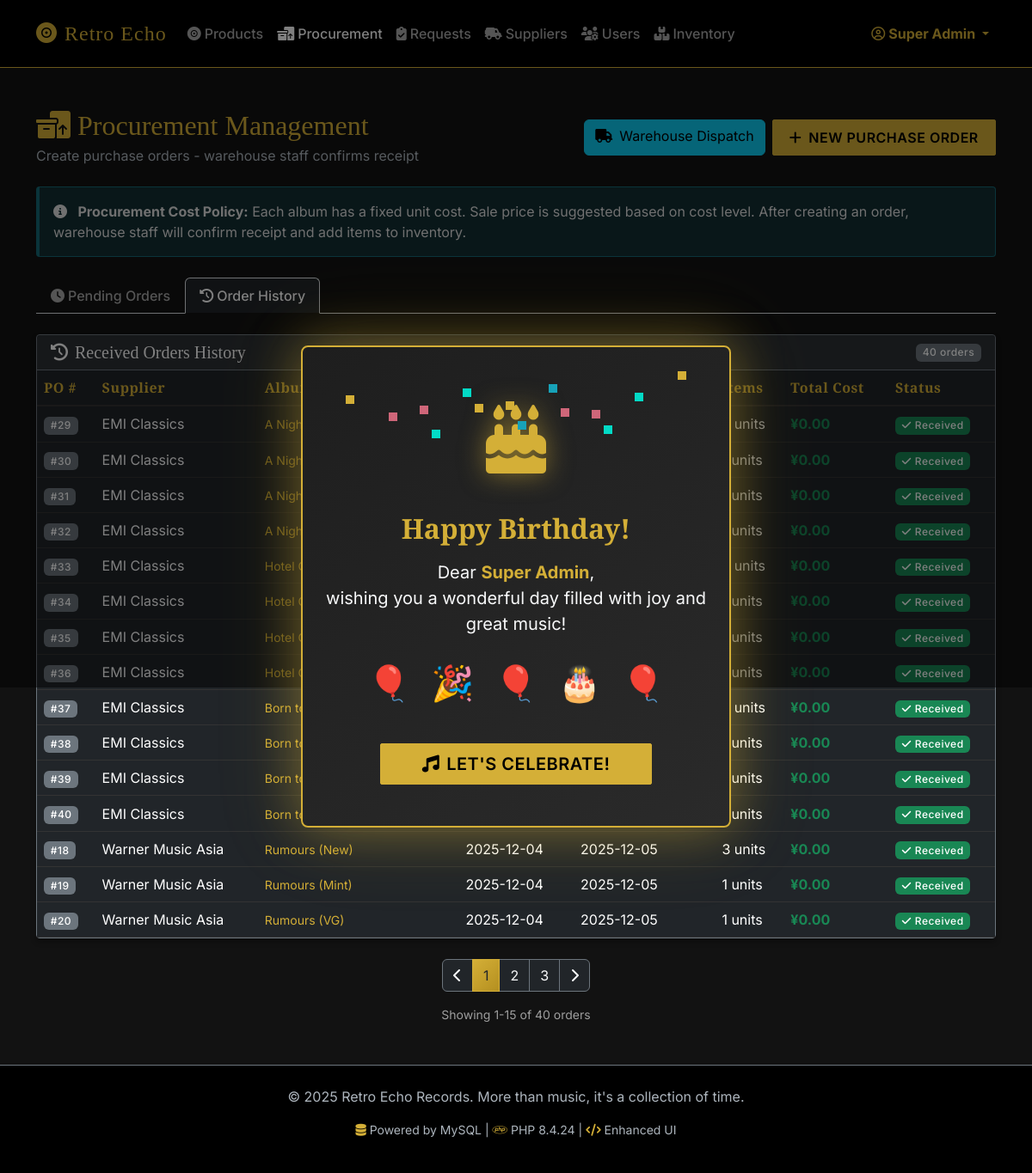
Screenshot of /admin/procurement.php?tab=history (signed in) with the database file from the repository.
### tables this page shows
CREATE TABLE SupplierOrder (
    SupplierOrderID INT AUTO_INCREMENT PRIMARY KEY,
    SupplierID INT NOT NULL,
    CreatedByEmployeeID INT NOT NULL,
    DestinationShopID INT,  
    OrderDate DATETIME DEFAULT CURRENT_TIMESTAMP,
    Status ENUM('Pending', 'Received', 'Cancelled') DEFAULT 'Pending',
    ReceivedDate DATETIME,  
    TotalCost DECIMAL(10,2),  
    FOREIGN KEY (SupplierID) REFERENCES Supplier(SupplierID),
    FOREIGN KEY (CreatedByEmployeeID) REFERENCES Employee(EmployeeID),
    FOREIGN KEY (DestinationShopID) REFERENCES Shop(ShopID)
);

### includes/db_procedures.php (called while the page is built, shortened)
<?php
class DBProcedures {
    public static function getReleaseList($pdo) {
        try {
            return $pdo->query("SELECT * FROM vw_release_simple_list")->fetchAll();
        } catch (PDOException $e) {
            error_log("getReleaseList Error: " . $e->getMessage());
            return [];
        }
    }
    public static function getSupplierList($pdo) {
        try {
            return $pdo->query("SELECT * FROM vw_supplier_list")->fetchAll();
        } catch (PDOException $e) {
            error_log("getSupplierList Error: " . $e->getMessage());
            return [];
        }
    }
    public static function getPendingSupplierOrders($pdo) {
        try {
            return $pdo->query("SELECT * FROM vw_admin_supplier_orders WHERE Status = 'Pending' ORDER BY OrderDate DESC")->fetchAll();
        } catch (PDOException $e) {
            error_log("getPendingSupplierOrders Error: " . $e->getMessage());
            return [];
        }
    }
    public static function getReceivedSupplierOrdersPaginated($pdo, $limit, $offset) {
        try {
            $stmt = $pdo->prepare("SELECT * FROM vw_admin_supplier_orders WHERE Status = 'Received' ORDER BY ReceivedDate DESC LIMIT ? OFFSET ?");
            $stmt->execute([$limit, $offset]);
            return $stmt->fetchAll();
        } catch (PDOException $e) {
            error_log("getReceivedSupplierOrdersPaginated Error: " . $e->getMessage());
            return [];
        }
    }
    public static function getReceivedSupplierOrdersCount($pdo) {
        try {
            $stmt = $pdo->query("SELECT COUNT(*) as total FROM vw_admin_supplier_orders WHERE Status = 'Received'");
            $result = $stmt->fetch();
            return (int)$result['total'];
        } catch (PDOException $e) {
            error_log("getReceivedSupplierOrdersCount Error: " . $e->getMessage());
            return 0;
        }
    }
    public static function getShopIdByType($pdo, $shopType) {
        try {
            $stmt = $pdo->prepare("CALL sp_get_shop_id_by_type(?, @shop_id)");
            $stmt->execute([$shopType]);
            $result = $pdo->query("SELECT @shop_id AS shop_id")->fetch();
            return $result['shop_id'];
        } catch (PDOException $e) {
            error_log("getShopIdByType Error: " . $e->getMessage());
            return null;
        }
    }
}
?>

### includes/functions.php (called while the page is built, shortened)
<?php
require_once __DIR__ . '/db_procedures.php';
function h($string) {
    return htmlspecialchars($string ?? '', ENT_QUOTES, 'UTF-8');
}
function formatPrice($amount) {
    return '¥' . number_format((float)$amount, 2);
}
function getShopIdByType($pdo, $type) {
    try {
        $id = DBProcedures::getShopIdByType($pdo, $type);
        if ($id) {
            return $id;
        }
        return false;
    } catch (Exception $e) {
        error_log("DB Error in getShopIdByType: " . $e->getMessage());
        return false;
    }
}
function prepareProcurementPageData($pdo, $historyPage = 1, $historyPerPage = 15) {
    $warehouseId = getShopIdByType($pdo, 'Warehouse');
    $historyTotal = DBProcedures::getReceivedSupplierOrdersCount($pdo);
    $historyOffset = ($historyPage - 1) * $historyPerPage;
    return [
        'warehouse_id'    => $warehouseId,
        'suppliers'       => DBProcedures::getSupplierList($pdo),
        'releases'        => DBProcedures::getReleaseList($pdo),
        'pending_orders'  => DBProcedures::getPendingSupplierOrders($pdo),
        'received_orders' => DBProcedures::getReceivedSupplierOrdersPaginated($pdo, $historyPerPage, $historyOffset),
        'history_pagination' => getPaginationData($historyPage, $historyTotal, $historyPerPage)
    ];
}
function getPaginationData($currentPage, $totalItems, $perPage, $baseUrl = '?') {
    $totalPages = max(1, ceil($totalItems / $perPage));
    $currentPage = max(1, min($currentPage, $totalPages));
    $range = 2;
    $startPage = max(1, $currentPage - $range);
    $endPage = min($totalPages, $currentPage + $range);
    $pages = [];
    for ($i = $startPage; $i <= $endPage; $i++) {
        $pages[] = $i;
    }
    return [
        'current_page' => $currentPage,
        'total_pages' => $totalPages,
        'total_items' => $totalItems,
        'per_page' => $perPage,
        'pages' => $pages,
        'has_prev' => $currentPage > 1,
        'has_next' => $currentPage < $totalPages,
        'prev_page' => $currentPage - 1,
        'next_page' => $currentPage + 1,
        'offset' => ($currentPage - 1) * $perPage,
        'base_url' => $baseUrl
    ];
}
?>

### public/admin/procurement.php (the view, shortened to what this page needs)
<?php
require_once __DIR__ . '/../../includes/auth_guard.php';
require_once __DIR__ . '/../../includes/functions.php';
require_once __DIR__ . '/../../includes/db_procedures.php';
$historyPage = max(1, (int)($_GET['history_page'] ?? 1));
$historyPerPage = 15;
$pageData = prepareProcurementPageData($pdo, $historyPage, $historyPerPage);
$warehouseId = $pageData['warehouse_id'];
$pendingPOs = $pageData['pending_orders'];
$receivedPOs = $pageData['received_orders'] ?? [];
$historyPagination = $pageData['history_pagination'] ?? null;
$currentTab = $_GET['tab'] ?? 'pending';
require_once __DIR__ . '/../../includes/header.php';
?>
<div class="row mb-4">
    <div class="col-12 d-flex justify-content-between align-items-center">
        <div>
            <h2 class="text-warning mb-1"><i class="fa-solid fa-boxes-packing me-2"></i>Procurement Management</h2>
            <p class="text-secondary mb-0">Create purchase orders - warehouse staff confirms receipt</p>
        </div>
        <div class="d-flex gap-2">
            <a href="warehouse_dispatch.php" class="btn btn-info" <?= !$warehouseId ? 'disabled' : '' ?>>
                <i class="fa-solid fa-truck me-2"></i>Warehouse Dispatch
            </a>
            <button class="btn btn-warning" data-bs-toggle="modal" data-bs-target="#newPOModal" <?= !$warehouseId ? 'disabled' : '' ?>>
                <i class="fa-solid fa-plus me-2"></i>New Purchase Order
            </button>
        </div>
    </div>
</div>
<div class="alert alert-info mb-4">
    <i class="fa-solid fa-info-circle me-2"></i>
    <strong>Procurement Cost Policy:</strong> Each album has a fixed unit cost. Sale price is suggested based on cost level.
    After creating an order, warehouse staff will confirm receipt and add items to inventory.
</div>
<ul class="nav nav-tabs mb-4">
    <li class="nav-item">
        <a class="nav-link <?= $currentTab == 'pending' ? 'active bg-dark text-warning' : 'text-light' ?>" href="?tab=pending">
            <i class="fa-solid fa-clock me-1"></i>Pending Orders
        </a>
    </li>
    <li class="nav-item">
        <a class="nav-link <?= $currentTab == 'history' ? 'active bg-dark text-success' : 'text-light' ?>" href="?tab=history">
            <i class="fa-solid fa-history me-1"></i>Order History
        </a>
    </li>
</ul>
<?php if ($currentTab == 'pending'): ?>
<div class="card bg-dark border-secondary">
    <div class="card-header border-secondary d-flex justify-content-between align-items-center">
        <h5 class="card-title text-white mb-0"><i class="fa-solid fa-clock me-2"></i>Pending Shipments</h5>
        <small class="text-muted">Waiting for warehouse staff to confirm receipt</small>
    </div>
    <div class="table-responsive">
        <table class="table table-dark table-hover mb-0 align-middle">
            <thead>
                <tr>
                    <th>PO #</th>
                    <th>Supplier</th>
                    <th>Order Date</th>
                    <th>Items</th>
                    <th>Est. Cost</th>
                    <th>Status</th>
                </tr>
            </thead>
            <tbody>
                <?php foreach ($pendingPOs as $po): ?>
                <tr>
                    <td><span class="badge bg-info">#<?= $po['SupplierOrderID'] ?></span></td>
                    <td><?= h($po['SupplierName']) ?></td>
                    <td><?= date('Y-m-d', strtotime($po['OrderDate'])) ?></td>
                    <td><?= $po['TotalItems'] ?? 0 ?> units</td>
                    <td class="text-success fw-bold"><?= formatPrice($po['TotalCost'] ?? 0) ?></td>
                    <td>
                        <span class="badge bg-warning text-dark">
                            <i class="fa-solid fa-truck me-1"></i>Awaiting Warehouse
                        </span>
                    </td>
                </tr>
                <?php endforeach; ?>
                <?php if(empty($pendingPOs)): ?>
                    <tr><td colspan="6" class="text-center text-muted py-4">No pending orders. All shipments have been received.</td></tr>
                <?php endif; ?>
            </tbody>
        </table>
    </div>
</div>
<?php else: ?>
<div class="card bg-dark border-secondary">
    <div class="card-header border-secondary d-flex justify-content-between align-items-center">
        <h5 class="card-title text-white mb-0"><i class="fa-solid fa-history me-2"></i>Received Orders History</h5>
        <?php if ($historyPagination && $historyPagination['total_items'] > 0): ?>
        <span class="badge bg-secondary"><?= $historyPagination['total_items'] ?> orders</span>
        <?php endif; ?>
    </div>
    <div class="table-responsive">
        <table class="table table-dark table-hover mb-0 align-middle">
            <thead>
                <tr>
                    <th>PO #</th>
                    <th>Supplier</th>
                    <th>Albums (Condition)</th>
                    <th>Order Date</th>
                    <th>Received Date</th>
                    <th>Items</th>
                    <th>Total Cost</th>
                    <th>Status</th>
                </tr>
            </thead>
            <tbody>
                <?php foreach ($receivedPOs as $po): ?>
                <tr>
                    <td><span class="badge bg-secondary">#<?= $po['SupplierOrderID'] ?></span></td>
                    <td><?= h($po['SupplierName']) ?></td>
                    <td>
                        <small class="text-warning">
                            <?= h($po['Albums'] ?? 'N/A') ?>
                        </small>
                    </td>
                    <td><?= date('Y-m-d', strtotime($po['OrderDate'])) ?></td>
                    <td><?= $po['ReceivedDate'] ? date('Y-m-d', strtotime($po['ReceivedDate'])) : '-' ?></td>
                    <td><?= $po['TotalItems'] ?? 0 ?> units</td>
                    <td class="text-success fw-bold"><?= formatPrice($po['TotalCost'] ?? 0) ?></td>
                    <td><span class="badge bg-success"><i class="fa-solid fa-check me-1"></i>Received</span></td>
                </tr>
                <?php endforeach; ?>
            </tbody>
        </table>
    </div>
</div>
<?php if ($historyPagination && $historyPagination['total_pages'] > 1): ?>
<nav aria-label="Order history pagination" class="mt-4">
    <ul class="pagination justify-content-center">
        <li class="page-item <?= !$historyPagination['has_prev'] ? 'disabled' : '' ?>">
            <a class="page-link bg-dark border-secondary text-light"
               href="?tab=history&history_page=<?= $historyPagination['prev_page'] ?>">
                <i class="fa-solid fa-chevron-left"></i>
            </a>
        </li>
        <?php foreach ($historyPagination['pages'] as $p): ?>
            <?php if ($p === '...'): ?>
                <li class="page-item disabled">
                    <span class="page-link bg-dark border-secondary text-muted">...</span>
                </li>
            <?php else: ?>
                <li class="page-item <?= $p === $historyPagination['current_page'] ? 'active' : '' ?>">
                    <a class="page-link <?= $p === $historyPagination['current_page'] ? 'bg-warning text-dark border-warning' : 'bg-dark border-secondary text-light' ?>"
                       href="?tab=history&history_page=<?= $p ?>">
                        <?= $p ?>
                    </a>
                </li>
            <?php endif; ?>
        <?php endforeach; ?>
        <li class="page-item <?= !$historyPagination['has_next'] ? 'disabled' : '' ?>">
            <a class="page-link bg-dark border-secondary text-light"
               href="?tab=history&history_page=<?= $historyPagination['next_page'] ?>">
                <i class="fa-solid fa-chevron-right"></i>
            </a>
        </li>
    </ul>
    <div class="text-center text-muted small">
        Showing <?= $historyPagination['offset'] + 1 ?>-<?= min($historyPagination['offset'] + $historyPagination['per_page'], $historyPagination['total_items']) ?>
        of <?= $historyPagination['total_items'] ?> orders
    </div>
</nav>
<?php endif; ?>
<?php endif; ?>
<?php require_once __DIR__ . '/../../includes/footer.php'; ?>

### public/assets/css/style.css (style rules this page uses)
:root { --bs-body-bg: #121212; --bs-body-color: #e0e0e0; --primary-gold: #d4af37; --primary-gold-hover: #b59020; --secondary-dark: #1e1e1e; --accent-red: #cf6679; --accent-green: #03dac6; --border-color: #333; }
body { font-family: 'Inter', sans-serif; background-color: var(--bs-body-bg); color: var(--bs-body-color); }
h1, h2, h3, h4, h5, h6, .navbar-brand { font-family: 'Playfair Display', serif; color: #fff; }
.nav-link { color: #aaa !important; font-weight: 500; transition: color 0.3s; }
.nav-link:hover, .nav-link.active { color: #fff !important; }
.btn-warning, .btn-primary { background-color: var(--primary-gold); border-color: var(--primary-gold); color: #000; font-weight: 600; border-radius: 2px; text-transform: uppercase; letter-spacing: 0.5px; padding: 0.5rem 1.2rem; }
.card { background-color: var(--secondary-dark); border: 1px solid var(--border-color); border-radius: 4px; box-shadow: 0 4px 6px rgba(0,0,0,0.3); transition: transform 0.2s, box-shadow 0.2s; }
.card-header { background-color: rgba(255, 255, 255, 0.05); border-bottom: 1px solid var(--border-color); font-weight: 600; }
.table { color: #ccc; border-color: var(--border-color); }
.table thead th { color: var(--primary-gold); border-bottom-width: 2px; font-family: 'Playfair Display', serif; letter-spacing: 0.5px; }
.text-warning { color: var(--primary-gold) !important; }
.border-warning { border-color: var(--primary-gold) !important; }
.badge { font-weight: 500; letter-spacing: 0.5px; }

### public/assets/css/enhancements.css (style rules this page uses)
.alert { border-left: 4px solid; border-radius: 4px; animation: slideInDown 0.4s ease-out; }
.alert-info { border-left-color: #17a2b8 !important; background-color: rgba(23, 162, 184, 0.2) !important; color: #e0e0e0 !important; border: 1px solid rgba(23, 162, 184, 0.5) !important; border-left-width: 4px !important; }
.btn { position: relative; overflow: hidden; transition: all 0.3s ease; }
.btn::before { content: ''; position: absolute; top: 50%; left: 50%; width: 0; height: 0; border-radius: 50%; background: rgba(255, 255, 255, 0.3); transform: translate(-50%, -50%); transition: width 0.6s, height 0.6s; }
.pagination .page-link { background: var(--secondary-dark); border-color: #444; color: var(--primary-gold); transition: all 0.3s ease; }
.pagination .page-item.active .page-link { background: linear-gradient(135deg, var(--primary-gold), var(--primary-gold-hover)); border-color: var(--primary-gold); color: #000; }
.fade-in { animation: fadeIn 0.5s ease-in; }
.text-muted { color: #9e9e9e !important; }
.text-secondary { color: #adb5bd !important; }

### rows the page displays
supplierorder: SupplierOrderID "29", SupplierName "EMI Classics", Albums "A Night at the Opera (New)", OrderDate "2025-12-24", TotalCost "¥0.00"
supplierorder: SupplierOrderID "30", SupplierName "EMI Classics", Albums "A Night at the Opera (Mint)", OrderDate "2025-12-24", TotalCost "¥0.00"
supplierorder: SupplierOrderID "31", SupplierName "EMI Classics", Albums "A Night at the Opera (NM)", TotalCost "¥0.00"
supplierorder: SupplierOrderID "32", SupplierName "EMI Classics", Albums "A Night at the Opera (VG)", OrderDate "2025-12-24", ReceivedDate "2025-12-25", TotalCost "¥0.00"
supplierorder: SupplierOrderID "33", SupplierName "EMI Classics", Albums "Hotel California (New)", OrderDate "2025-12-24", ReceivedDate "2025-12-25", TotalCost "¥0.00"
supplierorder: SupplierOrderID "34", SupplierName "EMI Classics", Albums "Hotel California (Mint)", OrderDate "2025-12-24", ReceivedDate "2025-12-25", TotalCost "¥0.00"
supplierorder: SupplierOrderID "35", SupplierName "EMI Classics", Albums "Hotel California (NM)", OrderDate "2025-12-24", TotalCost "¥0.00"
supplierorder: SupplierOrderID "36", SupplierName "EMI Classics", Albums "Hotel California (VG+)", OrderDate "2025-12-24", ReceivedDate "2025-12-25", TotalCost "¥0.00"
supplierorder: SupplierOrderID "37", SupplierName "EMI Classics", Albums "Born to Run (New)", OrderDate "2025-12-24", ReceivedDate "2025-12-25", TotalCost "¥0.00"
supplierorder: SupplierOrderID "38", SupplierName "EMI Classics", Albums "Born to Run (Mint)", TotalCost "¥0.00"
supplierorder: SupplierOrderID "39", SupplierName "EMI Classics", Albums "Born to Run (NM)", TotalCost "¥0.00"
supplierorder: SupplierOrderID "40", SupplierName "EMI Classics", Albums "Born to Run (VG+)", TotalCost "¥0.00"
supplierorder: SupplierOrderID "18", SupplierName "Warner Music Asia", Albums "Rumours (New)", OrderDate "2025-12-04", ReceivedDate "2025-12-05", TotalItems "3", TotalCost "¥0.00"
supplierorder: SupplierOrderID "19", SupplierName "Warner Music Asia", Albums "Rumours (Mint)", OrderDate "2025-12-04", ReceivedDate "2025-12-05", TotalItems "1", TotalCost "¥0.00"
supplierorder: SupplierOrderID "20", SupplierName "Warner Music Asia", Albums "Rumours (VG)", OrderDate "2025-12-04", ReceivedDate "2025-12-05", TotalItems "1", TotalCost "¥0.00"

### other values shown
$_SESSION['username'] "Super Admin"
$_SESSION['birthday_name'] "Super Admin"
$historyPagination['total_items'] "40"
$p "1"
$p "2"
$p "3"
$historyPagination['offset'] + 1 "1"
phpversion() "8.4.24"
